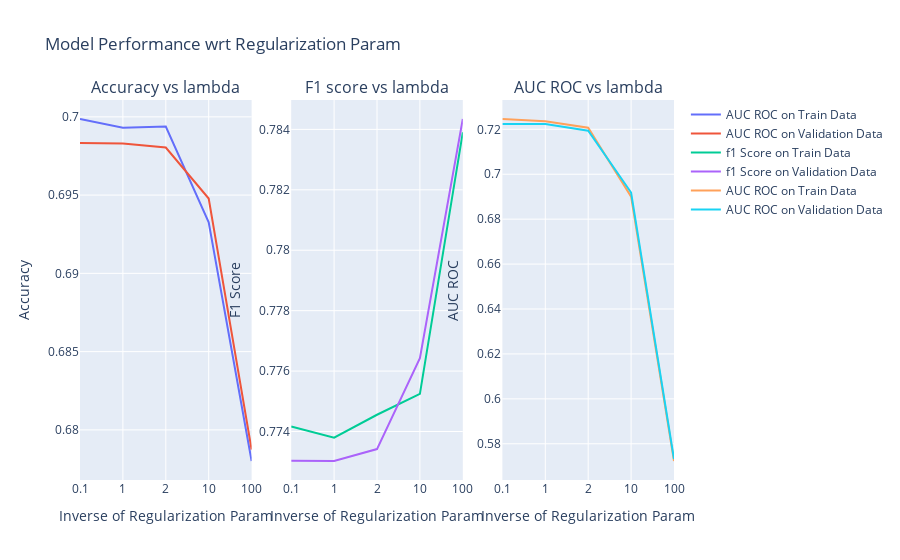

Notebook source saved alongside this figure:
### Code cell
fig = make_subplots(rows=1, cols=3, subplot_titles=("Accuracy vs lambda", "F1 score vs lambda", "AUC ROC vs lambda"))
# accuracy
fig.add_trace(go.Scatter(x=C, y=gs.cv_results_['mean_train_Accuracy'], mode='lines', name='AUC ROC on Train Data'),
             row=1, col=1)
fig.add_trace(go.Scatter(x=C, y=gs.cv_results_['mean_test_Accuracy'], mode='lines', name='AUC ROC on Validation Data'),
             row=1, col=1)
# f1 score
fig.add_trace(go.Scatter(x=C, y=gs.cv_results_['mean_train_F1 Score'], mode='lines', name='f1 Score on Train Data'), 
             row=1, col=2)
fig.add_trace(go.Scatter(x=C, y=gs.cv_results_['mean_test_F1 Score'], mode='lines', name='f1 Score on Validation Data'),
             row=1, col=2)
# auc roc
fig.add_trace(go.Scatter(x=C, y=gs.cv_results_['mean_train_AUC'], mode='lines', name='AUC ROC on Train Data'), 
             row=1, col=3)
fig.add_trace(go.Scatter(x=C, y=gs.cv_results_['mean_test_AUC'], mode='lines', name='AUC ROC on Validation Data'),
             row=1, col=3)

# Update xaxis properties
fig.update_xaxes(title_text="Inverse of Regularization Param", row=1, col=1, type='category')
fig.update_xaxes(title_text="Inverse of Regularization Param", row=1, col=2, type='category')
fig.update_xaxes(title_text="Inverse of Regularization Param", row=1, col=3, type='category')
# Update yaxis properties
fig.update_yaxes(title_text="Accuracy", row=1, col=1)
fig.update_yaxes(title_text="F1 Score", row=1, col=2)
fig.update_yaxes(title_text="AUC ROC",  row=1, col=3)
# update layout
fig.update_layout(title='Model Performance wrt Regularization Param')
fig.show()

### Figure 1 — Plotly figure (JSON) as saved in the notebook; plotly's stock layout.template omitted (floating-point values rounded to 4 significant figures)
{"data": [{"mode": "lines", "name": "AUC ROC on Train Data", "type": "scatter", "x": [0.1, 1, 2, 10, 100], "xaxis": "x", "y": [0.6999, 0.6993, 0.6994, 0.6933, 0.678], "yaxis": "y"}, {"mode": "lines", "name": "AUC ROC on Validation Data", "type": "scatter", "x": [0.1, 1, 2, 10, 100], "xaxis": "x", "y": [0.6983, 0.6983, 0.698, 0.6948, 0.6787], "yaxis": "y"}, {"mode": "lines", "name": "f1 Score on Train Data", "type": "scatter", "x": [0.1, 1, 2, 10, 100], "xaxis": "x2", "y": [0.7742, 0.7738, 0.7746, 0.7752, 0.7839], "yaxis": "y2"}, {"mode": "lines", "name": "f1 Score on Validation Data", "type": "scatter", "x": [0.1, 1, 2, 10, 100], "xaxis": "x2", "y": [0.773, 0.773, 0.7734, 0.7764, 0.7843], "yaxis": "y2"}, {"mode": "lines", "name": "AUC ROC on Train Data", "type": "scatter", "x": [0.1, 1, 2, 10, 100], "xaxis": "x3", "y": [0.7246, 0.7236, 0.7207, 0.69, 0.5723], "yaxis": "y3"}, {"mode": "lines", "name": "AUC ROC on Validation Data", "type": "scatter", "x": [0.1, 1, 2, 10, 100], "xaxis": "x3", "y": [0.7224, 0.7223, 0.7194, 0.6919, 0.5732], "yaxis": "y3"}], "layout": {"annotations": [{"font": {"size": 16}, "showarrow": false, "text": "Accuracy vs lambda", "x": 0.1444, "xanchor": "center", "xref": "paper", "y": 1, "yanchor": "bottom", "yref": "paper"}, {"font": {"size": 16}, "showarrow": false, "text": "F1 score vs lambda", "x": 0.5, "xanchor": "center", "xref": "paper", "y": 1, "yanchor": "bottom", "yref": "paper"}, {"font": {"size": 16}, "showarrow": false, "text": "AUC ROC vs lambda", "x": 0.8556, "xanchor": "center", "xref": "paper", "y": 1, "yanchor": "bottom", "yref": "paper"}], "autosize": true, "title": {"text": "Model Performance wrt Regularization Param"}, "xaxis": {"anchor": "y", "autorange": true, "domain": [0, 0.2889], "range": [0, 4], "title": {"text": "Inverse of Regularization Param"}, "type": "category"}, "xaxis2": {"anchor": "y2", "autorange": true, "domain": [0.3556, 0.6444], "range": [0, 4], "title": {"text": "Inverse of Regularization Param"}, "type": "category"}, "xaxis3": {"anchor": "y3", "autorange": true, "domain": [0.7111, 1], "range": [0, 4], "title": {"text": "Inverse of Regularization Param"}, "type": "category"}, "yaxis": {"anchor": "x", "autorange": true, "domain": [0, 1], "range": [0.6768, 0.7011], "title": {"text": "Accuracy"}, "type": "linear"}, "yaxis2": {"anchor": "x2", "autorange": true, "domain": [0, 1], "range": [0.7724, 0.785], "title": {"text": "F1 Score"}, "type": "linear"}, "yaxis3": {"anchor": "x3", "autorange": true, "domain": [0, 1], "range": [0.5639, 0.7331], "title": {"text": "AUC ROC"}, "type": "linear"}}}
